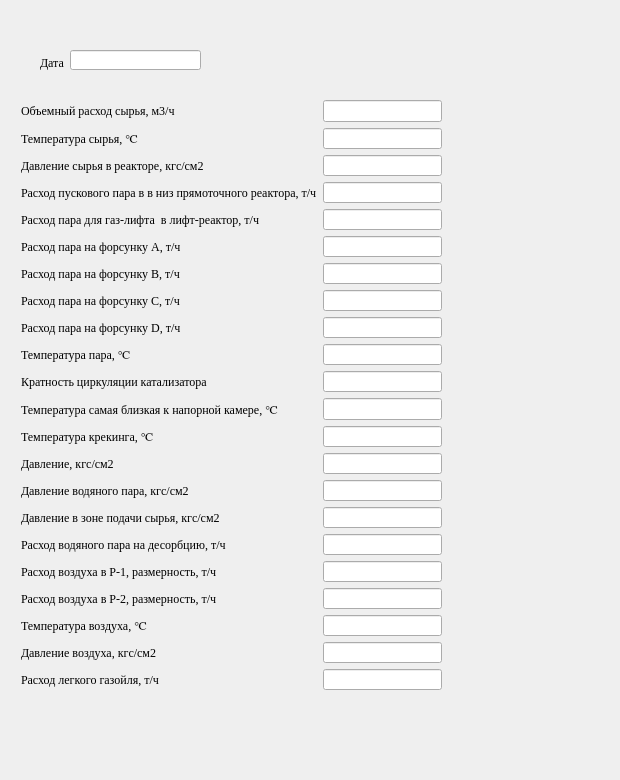
<?xml version="1.0" encoding="UTF-8"?>
<ui version="4.0">
 <class>Form</class>
 <widget class="QWidget" name="Form">
  <property name="geometry">
   <rect>
    <x>0</x>
    <y>0</y>
    <width>620</width>
    <height>780</height>
   </rect>
  </property>
  <property name="font">
   <font>
    <family>Times New Roman</family>
    <pointsize>9</pointsize>
   </font>
  </property>
  <property name="windowTitle">
   <string>Rezhim</string>
  </property>
  <widget class="QLineEdit" name="lineEdit">
   <property name="geometry">
    <rect>
     <x>70</x>
     <y>50</y>
     <width>131</width>
     <height>20</height>
    </rect>
   </property>
  </widget>
  <widget class="QLabel" name="label_22">
   <property name="geometry">
    <rect>
     <x>40</x>
     <y>50</y>
     <width>51</width>
     <height>26</height>
    </rect>
   </property>
   <property name="text">
    <string>Дата</string>
   </property>
  </widget>
  <widget class="QWidget" name="">
   <property name="geometry">
    <rect>
     <x>21</x>
     <y>100</y>
     <width>421</width>
     <height>590</height>
    </rect>
   </property>
   <layout class="QGridLayout" name="gridLayout">
    <item row="0" column="0">
     <widget class="QLabel" name="label">
      <property name="text">
       <string>Объемный расход сырья, м3/ч</string>
      </property>
     </widget>
    </item>
    <item row="0" column="1">
     <widget class="QLineEdit" name="lineEdit_2"/>
    </item>
    <item row="1" column="0">
     <widget class="QLabel" name="label_2">
      <property name="text">
       <string>Температура сырья, ℃</string>
      </property>
     </widget>
    </item>
    <item row="1" column="1">
     <widget class="QLineEdit" name="lineEdit_3"/>
    </item>
    <item row="2" column="0">
     <widget class="QLabel" name="label_3">
      <property name="text">
       <string>Давление сырья в реакторе, кгс/см2</string>
      </property>
     </widget>
    </item>
    <item row="2" column="1">
     <widget class="QLineEdit" name="lineEdit_4"/>
    </item>
    <item row="3" column="0">
     <widget class="QLabel" name="label_4">
      <property name="text">
       <string>Расход пускового пара в в низ прямоточного реактора, т/ч</string>
      </property>
     </widget>
    </item>
    <item row="3" column="1">
     <widget class="QLineEdit" name="lineEdit_6"/>
    </item>
    <item row="4" column="0">
     <widget class="QLabel" name="label_5">
      <property name="text">
       <string>Расход пара для газ-лифта  в лифт-реактор, т/ч</string>
      </property>
     </widget>
    </item>
    <item row="4" column="1">
     <widget class="QLineEdit" name="lineEdit_5"/>
    </item>
    <item row="5" column="0">
     <widget class="QLabel" name="label_14">
      <property name="text">
       <string>Расход пара на форсунку A, т/ч</string>
      </property>
     </widget>
    </item>
    <item row="5" column="1">
     <widget class="QLineEdit" name="lineEdit_8"/>
    </item>
    <item row="6" column="0">
     <widget class="QLabel" name="label_6">
      <property name="text">
       <string>Расход пара на форсунку B, т/ч</string>
      </property>
     </widget>
    </item>
    <item row="6" column="1">
     <widget class="QLineEdit" name="lineEdit_7"/>
    </item>
    <item row="7" column="0">
     <widget class="QLabel" name="label_9">
      <property name="text">
       <string>Расход пара на форсунку C, т/ч</string>
      </property>
     </widget>
    </item>
    <item row="7" column="1">
     <widget class="QLineEdit" name="lineEdit_9"/>
    </item>
    <item row="8" column="0">
     <widget class="QLabel" name="label_10">
      <property name="text">
       <string>Расход пара на форсунку D, т/ч</string>
      </property>
     </widget>
    </item>
    <item row="8" column="1">
     <widget class="QLineEdit" name="lineEdit_14"/>
    </item>
    <item row="9" column="0">
     <widget class="QLabel" name="label_11">
      <property name="text">
       <string>Температура пара, ℃</string>
      </property>
     </widget>
    </item>
    <item row="9" column="1">
     <widget class="QLineEdit" name="lineEdit_13"/>
    </item>
    <item row="10" column="0">
     <widget class="QLabel" name="label_13">
      <property name="text">
       <string>Кратность циркуляции катализатора</string>
      </property>
     </widget>
    </item>
    <item row="10" column="1">
     <widget class="QLineEdit" name="lineEdit_12"/>
    </item>
    <item row="11" column="0">
     <widget class="QLabel" name="label_12">
      <property name="text">
       <string>Температура самая близкая к напорной камере, ℃</string>
      </property>
     </widget>
    </item>
    <item row="11" column="1">
     <widget class="QLineEdit" name="lineEdit_11"/>
    </item>
    <item row="12" column="0">
     <widget class="QLabel" name="label_8">
      <property name="text">
       <string>Температура крекинга, ℃</string>
      </property>
     </widget>
    </item>
    <item row="12" column="1">
     <widget class="QLineEdit" name="lineEdit_10"/>
    </item>
    <item row="13" column="0">
     <widget class="QLabel" name="label_7">
      <property name="text">
       <string>Давление, кгс/см2</string>
      </property>
     </widget>
    </item>
    <item row="13" column="1">
     <widget class="QLineEdit" name="lineEdit_22"/>
    </item>
    <item row="14" column="0">
     <widget class="QLabel" name="label_15">
      <property name="text">
       <string>Давление водяного пара, кгс/см2</string>
      </property>
     </widget>
    </item>
    <item row="14" column="1">
     <widget class="QLineEdit" name="lineEdit_16"/>
    </item>
    <item row="15" column="0">
     <widget class="QLabel" name="label_16">
      <property name="text">
       <string>Давление в зоне подачи сырья, кгс/см2</string>
      </property>
     </widget>
    </item>
    <item row="15" column="1">
     <widget class="QLineEdit" name="lineEdit_15"/>
    </item>
    <item row="16" column="0">
     <widget class="QLabel" name="label_21">
      <property name="text">
       <string>Расход водяного пара на десорбцию, т/ч</string>
      </property>
     </widget>
    </item>
    <item row="16" column="1">
     <widget class="QLineEdit" name="lineEdit_21"/>
    </item>
    <item row="17" column="0">
     <widget class="QLabel" name="label_17">
      <property name="text">
       <string>Расход воздуха в Р-1, размерность, т/ч</string>
      </property>
     </widget>
    </item>
    <item row="17" column="1">
     <widget class="QLineEdit" name="lineEdit_20"/>
    </item>
    <item row="18" column="0">
     <widget class="QLabel" name="label_20">
      <property name="text">
       <string>Расход воздуха в Р-2, размерность, т/ч</string>
      </property>
     </widget>
    </item>
    <item row="18" column="1">
     <widget class="QLineEdit" name="lineEdit_19"/>
    </item>
    <item row="19" column="0">
     <widget class="QLabel" name="label_18">
      <property name="text">
       <string>Температура воздуха, ℃</string>
      </property>
     </widget>
    </item>
    <item row="19" column="1">
     <widget class="QLineEdit" name="lineEdit_18"/>
    </item>
    <item row="20" column="0">
     <widget class="QLabel" name="label_19">
      <property name="text">
       <string>Давление воздуха, кгс/см2</string>
      </property>
     </widget>
    </item>
    <item row="20" column="1">
     <widget class="QLineEdit" name="lineEdit_17"/>
    </item>
    <item row="21" column="0">
     <widget class="QLabel" name="label_23">
      <property name="text">
       <string>Расход легкого газойля, т/ч</string>
      </property>
     </widget>
    </item>
    <item row="21" column="1">
     <widget class="QLineEdit" name="lineEdit_23"/>
    </item>
   </layout>
  </widget>
 </widget>
 <resources/>
 <connections/>
</ui>
